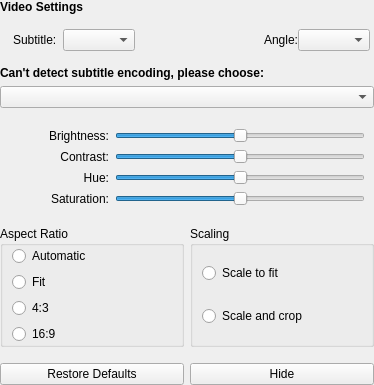
                    <widget class="QWidget" name="videoSettingsPage">
                     <layout class="QVBoxLayout" name="verticalLayout_7">
                      <property name="margin">
                       <number>0</number>
                      </property>
                      <item>
                       <widget class="QLabel" name="label_3">
                        <property name="sizePolicy">
                         <sizepolicy hsizetype="Preferred" vsizetype="Fixed">
                          <horstretch>0</horstretch>
                          <verstretch>0</verstretch>
                         </sizepolicy>
                        </property>
                        <property name="font">
                         <font>
                          <weight>75</weight>
                          <bold>true</bold>
                         </font>
                        </property>
                        <property name="text">
                         <string>Video Settings</string>
                        </property>
                        <property name="margin">
                         <number>8</number>
                        </property>
                        <property name="indent">
                         <number>-1</number>
                        </property>
                       </widget>
                      </item>
                      <item>
                       <widget class="QWidget" name="generalVideoHolder" native="true">
                        <property name="sizePolicy">
                         <sizepolicy hsizetype="Preferred" vsizetype="Fixed">
                          <horstretch>0</horstretch>
                          <verstretch>0</verstretch>
                         </sizepolicy>
                        </property>
                        <layout class="QHBoxLayout" name="horizontalLayout_34">
                         <property name="spacing">
                          <number>-1</number>
                         </property>
                         <property name="leftMargin">
                          <number>4</number>
                         </property>
                         <property name="topMargin">
                          <number>0</number>
                         </property>
                         <property name="rightMargin">
                          <number>4</number>
                         </property>
                         <property name="bottomMargin">
                          <number>0</number>
                         </property>
                         <item>
                          <widget class="QWidget" name="subtitleSelectionHolder" native="true">
                           <layout class="QHBoxLayout" name="horizontalLayout_30">
                            <item>
                             <widget class="QLabel" name="label_26">
                              <property name="text">
                               <string>Subtitle:</string>
                              </property>
                              <property name="alignment">
                               <set>Qt::AlignLeading|Qt::AlignLeft|Qt::AlignVCenter</set>
                              </property>
                             </widget>
                            </item>
                            <item>
                             <widget class="QComboBox" name="subtitleSelection"/>
                            </item>
                           </layout>
                          </widget>
                         </item>
                         <item>
                          <spacer name="horizontalSpacer_11">
                           <property name="orientation">
                            <enum>Qt::Horizontal</enum>
                           </property>
                           <property name="sizeHint" stdset="0">
                            <size>
                             <width>40</width>
                             <height>20</height>
                            </size>
                           </property>
                          </spacer>
                         </item>
                         <item>
                          <widget class="QWidget" name="angleSelectionHolder" native="true">
                           <layout class="QHBoxLayout" name="horizontalLayout_31">
                            <property name="spacing">
                             <number>0</number>
                            </property>
                            <property name="margin">
                             <number>0</number>
                            </property>
                            <item>
                             <widget class="QLabel" name="label_25">
                              <property name="sizePolicy">
                               <sizepolicy hsizetype="Preferred" vsizetype="Preferred">
                                <horstretch>0</horstretch>
                                <verstretch>0</verstretch>
                               </sizepolicy>
                              </property>
                              <property name="layoutDirection">
                               <enum>Qt::LeftToRight</enum>
                              </property>
                              <property name="text">
                               <string>Angle:</string>
                              </property>
                              <property name="alignment">
                               <set>Qt::AlignLeading|Qt::AlignLeft|Qt::AlignVCenter</set>
                              </property>
                             </widget>
                            </item>
                            <item>
                             <widget class="QComboBox" name="angleSelection"/>
                            </item>
                           </layout>
                          </widget>
                         </item>
                        </layout>
                       </widget>
                      </item>
                      <item>
                       <widget class="QLabel" name="subtitleInfoText">
                        <property name="font">
                         <font>
                          <weight>75</weight>
                          <bold>true</bold>
                         </font>
                        </property>
                        <property name="text">
                         <string>Can't detect subtitle encoding, please choose:</string>
                        </property>
                       </widget>
                      </item>
                      <item>
                       <widget class="QComboBox" name="subtitleEncodingSelection"/>
                      </item>
                      <item>
                       <spacer name="verticalSpacer_18">
                        <property name="orientation">
                         <enum>Qt::Vertical</enum>
                        </property>
                        <property name="sizeHint" stdset="0">
                         <size>
                          <width>20</width>
                          <height>10</height>
                         </size>
                        </property>
                       </spacer>
                      </item>
                      <item>
                       <widget class="QWidget" name="widget_31" native="true">
                        <layout class="QVBoxLayout" name="verticalLayout_59">
                         <property name="spacing">
                          <number>6</number>
                         </property>
                         <property name="topMargin">
                          <number>4</number>
                         </property>
                         <property name="bottomMargin">
                          <number>4</number>
                         </property>
                         <item>
                          <widget class="QWidget" name="widget_30" native="true">
                           <layout class="QHBoxLayout" name="horizontalLayout_35">
                            <property name="margin">
                             <number>0</number>
                            </property>
                            <item>
                             <widget class="QLabel" name="label_21">
                              <property name="minimumSize">
                               <size>
                                <width>100</width>
                                <height>0</height>
                               </size>
                              </property>
                              <property name="text">
                               <string>Brightness:</string>
                              </property>
                              <property name="alignment">
                               <set>Qt::AlignRight|Qt::AlignTrailing|Qt::AlignVCenter</set>
                              </property>
                             </widget>
                            </item>
                            <item>
                             <widget class="QSlider" name="brightnessSlider">
                              <property name="sizePolicy">
                               <sizepolicy hsizetype="Expanding" vsizetype="Fixed">
                                <horstretch>0</horstretch>
                                <verstretch>0</verstretch>
                               </sizepolicy>
                              </property>
                              <property name="minimumSize">
                               <size>
                                <width>250</width>
                                <height>0</height>
                               </size>
                              </property>
                              <property name="minimum">
                               <number>-99</number>
                              </property>
                              <property name="orientation">
                               <enum>Qt::Horizontal</enum>
                              </property>
                             </widget>
                            </item>
                           </layout>
                          </widget>
                         </item>
                         <item>
                          <widget class="QWidget" name="widget_32" native="true">
                           <layout class="QHBoxLayout" name="horizontalLayout_37">
                            <property name="margin">
                             <number>0</number>
                            </property>
                            <item>
                             <widget class="QLabel" name="label_22">
                              <property name="minimumSize">
                               <size>
                                <width>100</width>
                                <height>0</height>
                               </size>
                              </property>
                              <property name="text">
                               <string>Contrast:</string>
                              </property>
                              <property name="alignment">
                               <set>Qt::AlignRight|Qt::AlignTrailing|Qt::AlignVCenter</set>
                              </property>
                             </widget>
                            </item>
                            <item>
                             <widget class="QSlider" name="contrastSlider">
                              <property name="sizePolicy">
                               <sizepolicy hsizetype="Expanding" vsizetype="Fixed">
                                <horstretch>0</horstretch>
                                <verstretch>0</verstretch>
                               </sizepolicy>
                              </property>
                              <property name="minimumSize">
                               <size>
                                <width>250</width>
                                <height>0</height>
                               </size>
                              </property>
                              <property name="minimum">
                               <number>-99</number>
                              </property>
                              <property name="orientation">
                               <enum>Qt::Horizontal</enum>
                              </property>
                             </widget>
                            </item>
                           </layout>
                          </widget>
                         </item>
                         <item>
                          <widget class="QWidget" name="widget_33" native="true">
                           <layout class="QHBoxLayout" name="horizontalLayout_38">
                            <property name="margin">
                             <number>0</number>
                            </property>
                            <item>
                             <widget class="QLabel" name="label_23">
                              <property name="minimumSize">
                               <size>
                                <width>100</width>
                                <height>0</height>
                               </size>
                              </property>
                              <property name="text">
                               <string>Hue:</string>
                              </property>
                              <property name="alignment">
                               <set>Qt::AlignRight|Qt::AlignTrailing|Qt::AlignVCenter</set>
                              </property>
                             </widget>
                            </item>
                            <item>
                             <widget class="QSlider" name="hueSlider">
                              <property name="sizePolicy">
                               <sizepolicy hsizetype="Expanding" vsizetype="Fixed">
                                <horstretch>0</horstretch>
                                <verstretch>0</verstretch>
                               </sizepolicy>
                              </property>
                              <property name="minimumSize">
                               <size>
                                <width>250</width>
                                <height>0</height>
                               </size>
                              </property>
                              <property name="minimum">
                               <number>-99</number>
                              </property>
                              <property name="orientation">
                               <enum>Qt::Horizontal</enum>
                              </property>
                             </widget>
                            </item>
                           </layout>
                          </widget>
                         </item>
                         <item>
                          <widget class="QWidget" name="widget_34" native="true">
                           <layout class="QHBoxLayout" name="horizontalLayout_39">
                            <property name="margin">
                             <number>0</number>
                            </property>
                            <item>
                             <widget class="QLabel" name="label_24">
                              <property name="minimumSize">
                               <size>
                                <width>100</width>
                                <height>0</height>
                               </size>
                              </property>
                              <property name="text">
                               <string>Saturation:</string>
                              </property>
                              <property name="alignment">
                               <set>Qt::AlignRight|Qt::AlignTrailing|Qt::AlignVCenter</set>
                              </property>
                             </widget>
                            </item>
                            <item>
                             <widget class="QSlider" name="saturationSlider">
                              <property name="sizePolicy">
                               <sizepolicy hsizetype="Expanding" vsizetype="Fixed">
                                <horstretch>0</horstretch>
                                <verstretch>0</verstretch>
                               </sizepolicy>
                              </property>
                              <property name="minimumSize">
                               <size>
                                <width>250</width>
                                <height>0</height>
                               </size>
                              </property>
                              <property name="minimum">
                               <number>-99</number>
                              </property>
                              <property name="orientation">
                               <enum>Qt::Horizontal</enum>
                              </property>
                             </widget>
                            </item>
                           </layout>
                          </widget>
                         </item>
                        </layout>
                       </widget>
                      </item>
                      <item>
                       <spacer name="verticalSpacer_17">
                        <property name="orientation">
                         <enum>Qt::Vertical</enum>
                        </property>
                        <property name="sizeHint" stdset="0">
                         <size>
                          <width>20</width>
                          <height>10</height>
                         </size>
                        </property>
                       </spacer>
                      </item>
                      <item>
                       <widget class="QWidget" name="widget_29" native="true">
                        <property name="sizePolicy">
                         <sizepolicy hsizetype="Preferred" vsizetype="Fixed">
                          <horstretch>0</horstretch>
                          <verstretch>0</verstretch>
                         </sizepolicy>
                        </property>
                        <layout class="QHBoxLayout" name="horizontalLayout_36">
                         <property name="margin">
                          <number>0</number>
                         </property>
                         <item>
                          <widget class="QGroupBox" name="aspectRatioHolder">
                           <property name="title">
                            <string>Aspect Ratio</string>
                           </property>
                           <layout class="QVBoxLayout" name="verticalLayout_57">
                            <property name="topMargin">
                             <number>0</number>
                            </property>
                            <property name="bottomMargin">
                             <number>0</number>
                            </property>
                            <item>
                             <widget class="QRadioButton" name="aspectRatioAuto">
                              <property name="text">
                               <string>Automatic</string>
                              </property>
                             </widget>
                            </item>
                            <item>
                             <widget class="QRadioButton" name="aspectRatioWidget">
                              <property name="text">
                               <string>Fit</string>
                              </property>
                             </widget>
                            </item>
                            <item>
                             <widget class="QRadioButton" name="aspectRatio4_3">
                              <property name="text">
                               <string>4:3</string>
                              </property>
                             </widget>
                            </item>
                            <item>
                             <widget class="QRadioButton" name="aspectRatio16_9">
                              <property name="text">
                               <string>16:9</string>
                              </property>
                             </widget>
                            </item>
                           </layout>
                          </widget>
                         </item>
                         <item>
                          <widget class="QGroupBox" name="scalingModeHolder">
                           <property name="title">
                            <string>Scaling</string>
                           </property>
                           <layout class="QVBoxLayout" name="verticalLayout_58">
                            <property name="topMargin">
                             <number>0</number>
                            </property>
                            <property name="bottomMargin">
                             <number>0</number>
                            </property>
                            <item>
                             <widget class="QRadioButton" name="scaleModeFitInView">
                              <property name="text">
                               <string>Scale to fit</string>
                              </property>
                             </widget>
                            </item>
                            <item>
                             <widget class="QRadioButton" name="scaleModeScaleAndCrop">
                              <property name="text">
                               <string>Scale and crop</string>
                              </property>
                             </widget>
                            </item>
                           </layout>
                          </widget>
                         </item>
                        </layout>
                       </widget>
                      </item>
                      <item>
                       <spacer name="verticalSpacer_16">
                        <property name="orientation">
                         <enum>Qt::Vertical</enum>
                        </property>
                        <property name="sizeHint" stdset="0">
                         <size>
                          <width>20</width>
                          <height>10</height>
                         </size>
                        </property>
                       </spacer>
                      </item>
                      <item>
                       <widget class="QWidget" name="widget_11" native="true">
                        <property name="sizePolicy">
                         <sizepolicy hsizetype="Preferred" vsizetype="Fixed">
                          <horstretch>0</horstretch>
                          <verstretch>0</verstretch>
                         </sizepolicy>
                        </property>
                        <layout class="QHBoxLayout" name="horizontalLayout_28">
                         <property name="margin">
                          <number>0</number>
                         </property>
                         <item>
                          <widget class="QPushButton" name="restoreDefaultVideoSettings">
                           <property name="text">
                            <string>Restore Defaults</string>
                           </property>
                          </widget>
                         </item>
                         <item>
                          <widget class="QPushButton" name="hideVideoSettings">
                           <property name="text">
                            <string>Hide</string>
                           </property>
                          </widget>
                         </item>
                        </layout>
                       </widget>
                      </item>
                     </layout>
                    </widget>
